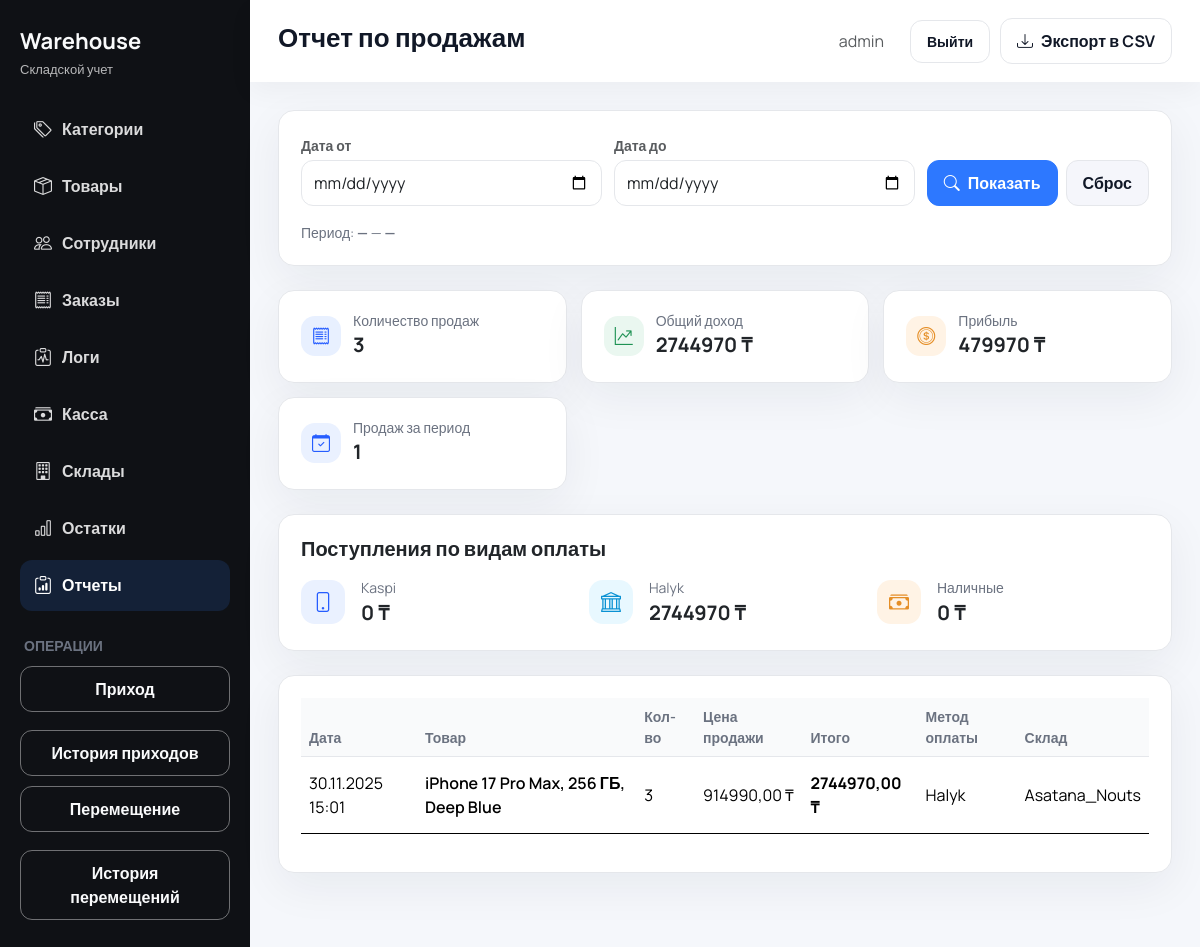
The page /reports/sales/ (signed in) on the database as committed earlier.
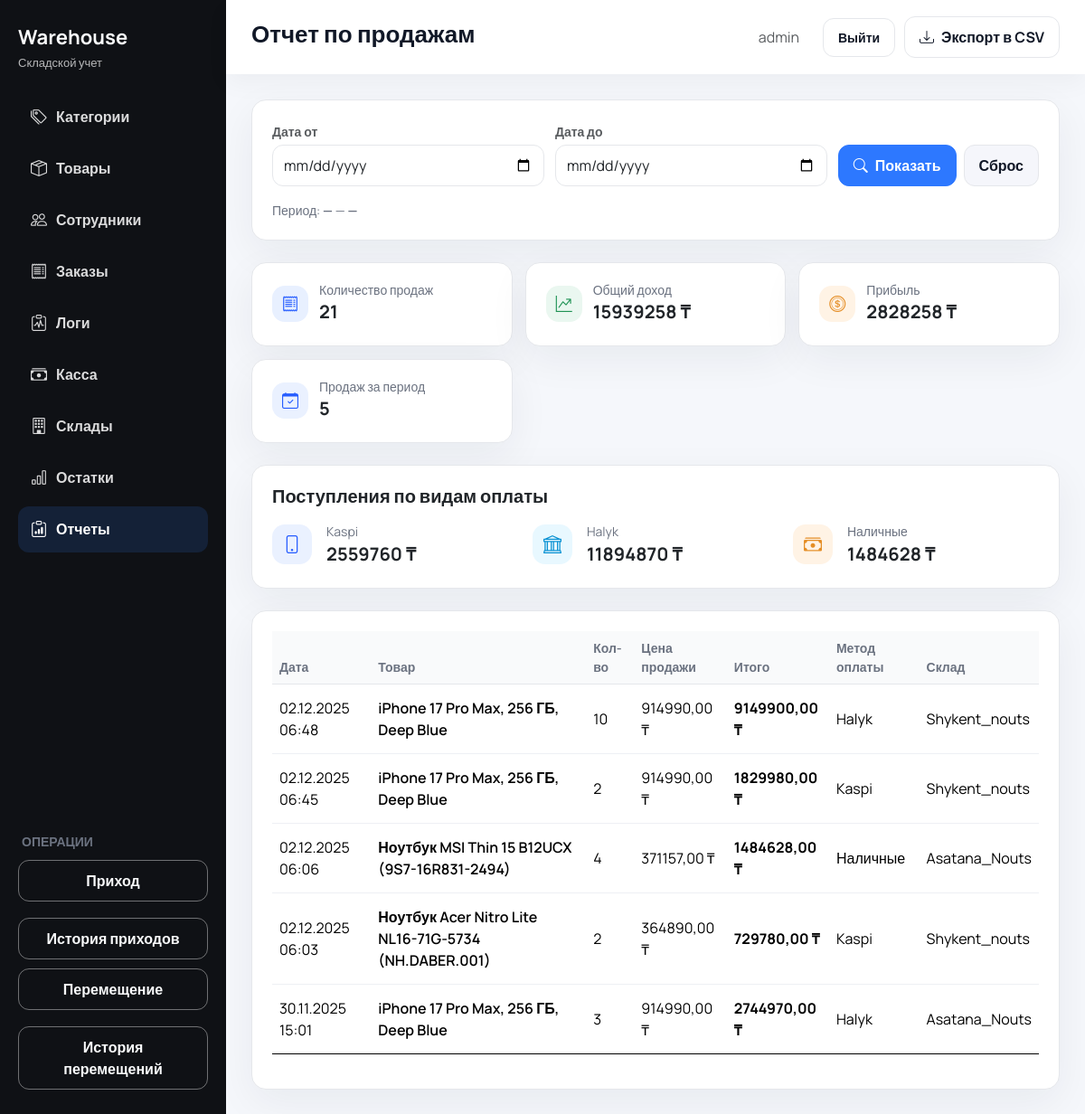
The same page on the database as committed later.
### inventory/models.py (models this page shows, shortened)
class Sale(models.Model):
    PAYMENT_METHODS = [
        ("kaspi", "Kaspi"),
        ("halyk", "Halyk"),
        ("cash", "Наличные"),
        ("mixed", "Смешанная"),
    ]
    product = models.ForeignKey(
        Product, on_delete=models.PROTECT, related_name="sales"
    )
    warehouse = models.ForeignKey(
        Warehouse, on_delete=models.CASCADE, related_name="sales"
    )
    quantity = models.PositiveIntegerField()
    price = models.DecimalField(max_digits=12, decimal_places=2, default=Decimal("0.00"))
    total = models.DecimalField(
        max_digits=12, decimal_places=2, editable=False, default=Decimal("0.00")
    )
    payment_method = models.CharField(max_length=10, choices=PAYMENT_METHODS)
    cash_amount = models.DecimalField(max_digits=12, decimal_places=2, default=Decimal("0.00"))
    halyk_amount = models.DecimalField(max_digits=12, decimal_places=2, default=Decimal("0.00"))
    kaspi_amount = models.DecimalField(max_digits=12, decimal_places=2, default=Decimal("0.00"))
    payment_details = models.CharField(max_length=255, blank=True)
    seller = models.ForeignKey(
        get_user_model(),
        null=True,
        blank=True,
        on_delete=models.SET_NULL,
        related_name="sales_made",
    )
    created_at = models.DateTimeField(auto_now_add=True, db_index=True)
    class Meta:
        ordering = ("-created_at",)
        verbose_name = "Продажа"
        verbose_name_plural = "Продажи"

class Product(models.Model):
    name = models.CharField(max_length=255)
    category = models.ForeignKey(
        Category, on_delete=models.PROTECT, related_name="products"
    )
    purchase_price = models.DecimalField(max_digits=12, decimal_places=2)
    selling_price = models.DecimalField(max_digits=12, decimal_places=2)
    photo = models.ImageField(upload_to="products/", blank=True, null=True)
    class Meta:
        ordering = ("name",)
        unique_together = ("name", "category")
        verbose_name = "Товар"
        verbose_name_plural = "Товары"

class Warehouse(models.Model):
    code = models.CharField(
        max_length=20,
        unique=True,
        default=generate_warehouse_code,
        editable=False,
    )
    name = models.CharField(max_length=150, unique=True)
    location = models.CharField(max_length=255)
    created_at = models.DateTimeField(auto_now_add=True)
    class Meta:
        ordering = ("name",)
        verbose_name = "Склад"
        verbose_name_plural = "Склады"

### inventory/views.py (the view, shortened to what this page needs)
# urls.py: path("reports/sales/", views.sales_report, name="sales_report"),
def sales_report(request):
    if not request.user.is_authenticated:
        return redirect("inventory:login")
    _require_access(request.user, "reports")
    employee_wh = _user_warehouse(request.user)
    sales = (
        Sale.objects.select_related("product", "warehouse")
        .order_by("-created_at")
    )
    if employee_wh and not request.user.is_superuser:
        sales = sales.filter(warehouse=employee_wh)
    form = SalesReportFilterForm(request.GET or None)
    start_date = end_date = None
    profit_expression = ExpressionWrapper(
        (F("price") - F("product__purchase_price")) * F("quantity"),
        output_field=DecimalField(max_digits=14, decimal_places=2),
    )
    sales = sales.annotate(profit=profit_expression)
    sales_count = sales.count()
    zero_decimal = Value(0, output_field=DecimalField(max_digits=14, decimal_places=2))
    raw_stats = sales.aggregate(
        total_qty=Coalesce(Sum("quantity"), 0),
        total_amount=Coalesce(Sum("total"), zero_decimal),
        total_profit=Coalesce(Sum("profit"), zero_decimal),
        kaspi_total=Coalesce(
            Sum("total", filter=Q(payment_method="kaspi")), zero_decimal
        ),
        halyk_total=Coalesce(
            Sum("total", filter=Q(payment_method="halyk")), zero_decimal
        ),
        cash_total=Coalesce(
            Sum("total", filter=Q(payment_method="cash")), zero_decimal
        ),
        mixed_total=Coalesce(
            Sum("total", filter=Q(payment_method="mixed")), zero_decimal
        ),
    )
    stats = {key: raw_stats.get(key, 0) or 0 for key in raw_stats}
    if request.GET.get("export") == "csv":
        return _export_sales_csv(sales)
    query_params = request.GET.copy()
    query_params["export"] = "csv"
    export_url = f"{reverse('inventory:sales_report')}?{query_params.urlencode()}"
    return render(
        request,
        "inventory/report_sales.html",
        {
            "form": form,
            "sales": sales,
            "stats": stats,
            "start_date": start_date,
            "end_date": end_date,
            "sales_count": sales_count,
            "export_url": export_url,
            "employee_wh": employee_wh,
        },
    )

### inventory/forms.py
class SalesReportFilterForm(StyledFormMixin, forms.Form):
    start_date = forms.DateField(
        required=False,
        label="Дата от",
        widget=forms.DateInput(attrs={"type": "date"}),
    )
    end_date = forms.DateField(
        required=False,
        label="Дата до",
        widget=forms.DateInput(attrs={"type": "date"}),
    )

### inventory/context_processors.py (called while the page is built)
def accessible_sections(request) -> dict[str, set[str]]:
    slugs: Set[str] = set()
    user = getattr(request, "user", None)
    if user and user.is_authenticated:
        if user.is_superuser:
            slugs = {
                "categories",
                "products",
                "warehouses",
                "employees",
                "stocks",
                "operations",
                "reports",
                "incoming",
                "movements",
                "sales",
                "orders",
                "logs",
            }
        else:
            employee = getattr(user, "employee_profile", None)
            if employee:
                slugs = set(employee.access_sections.values_list("slug", flat=True))
    return {"accessible_sections": slugs}

### inventory/templates/inventory/report_sales.html (shortened to what the changed rows need)
{% extends "inventory/base.html" %}
{% block page_title %}Отчет по продажам{% endblock %}
{% block content %}
<div class="stats-grid mb-4">
    <div class="card">
        <div class="card-body stat-card">
            <div>
                <h6>Количество продаж</h6>
                <strong>{{ stats.total_qty }}</strong>
            </div>
        </div>
    </div>
    <div class="card">
        <div class="card-body stat-card">
            <div>
                <h6>Общий доход</h6>
                <strong>{{ stats.total_amount }} ₸</strong>
            </div>
        </div>
    </div>
    <div class="card">
        <div class="card-body stat-card">
            <div>
                <h6>Прибыль</h6>
                <strong>{{ stats.total_profit }} ₸</strong>
            </div>
        </div>
    </div>
    <div class="card">
        <div class="card-body stat-card">
            <div>
                <h6>Продаж за период</h6>
                <strong>{{ sales_count }}</strong>
            </div>
        </div>
    </div>
</div>
<div class="card mb-4">
    <div class="card-body">
        <div class="row g-3">
            <div class="col-md-4">
                <div class="d-flex align-items-center gap-3">
                    <div>
                        <div class="muted small">Kaspi</div>
                        <div class="fw-bold fs-5">{{ stats.kaspi_total }} ₸</div>
                    </div>
                </div>
            </div>
            <div class="col-md-4">
                <div class="d-flex align-items-center gap-3">
                    <div>
                        <div class="muted small">Halyk</div>
                        <div class="fw-bold fs-5">{{ stats.halyk_total }} ₸</div>
                    </div>
                </div>
            </div>
            <div class="col-md-4">
                <div class="d-flex align-items-center gap-3">
                    <div>
                        <div class="muted small">Наличные</div>
                        <div class="fw-bold fs-5">{{ stats.cash_total }} ₸</div>
                    </div>
                </div>
            </div>
        </div>
    </div>
</div>
<div class="card">
    <div class="card-body">
        <div class="table-responsive">
            <table class="table table-modern align-middle">
                <thead>
                <tr>
                    <th>Дата</th>
                    <th>Товар</th>
                    <th>Кол-во</th>
                    <th>Цена продажи</th>
                    <th>Итого</th>
                    <th>Метод оплаты</th>
                    <th>Склад</th>
                </tr>
                </thead>
                <tbody>
                {% for sale in sales %}
                    <tr>
                        <td>{{ sale.created_at|date:"d.m.Y H:i" }}</td>
                        <td class="fw-semibold">{{ sale.product.name }}</td>
                        <td>{{ sale.quantity }}</td>
                        <td>{{ sale.price }} ₸</td>
                        <td class="fw-bold">{{ sale.total }} ₸</td>
                        <td>{{ sale.get_payment_method_display }}</td>
                        <td>{{ sale.warehouse.name }}</td>
                    </tr>
                {% empty %}
                    <tr>
                        <td colspan="7" class="text-center text-muted py-4">Продаж за выбранный период нет.</td>
                    </tr>
                {% endfor %}
                </tbody>
            </table>
        </div>
    </div>
</div>
{% endblock %}

Rows that differ between the two databases and show on the page:
added Sale: created_at "02.12.2025 06:48", product.name "iPhone 17 Pro Max, 256 ГБ, Deep Blue", quantity "10", price "914990,00", total "9149900,00", payment_method "Halyk", warehouse.name "Shykent_nouts"
added Sale: created_at "02.12.2025 06:45", product.name "iPhone 17 Pro Max, 256 ГБ, Deep Blue", quantity "2", price "914990,00", total "1829980,00", payment_method "Kaspi", warehouse.name "Shykent_nouts"
added Sale: created_at "02.12.2025 06:06", product.name "Ноутбук MSI Thin 15 B12UCX (9S7-16R831-2494)", quantity "4", price "371157,00", total "1484628,00", payment_method "Наличные", warehouse.name "Asatana_Nouts"
added Sale: created_at "02.12.2025 06:03", product.name "Ноутбук Acer Nitro Lite NL16-71G-5734 (NH.DABER.001)", quantity "2", price "364890,00", total "729780,00", payment_method "Kaspi", warehouse.name "Shykent_nouts"
Other text that changed with them:
{{ stats.total_qty }}: "3" → "21"
{{ stats.total_amount }}: "2744970" → "15939258"
{{ stats.total_profit }}: "479970" → "2828258"
{{ sales_count }}: "1" → "5"
{{ stats.kaspi_total }}: "0" → "2559760"
{{ stats.halyk_total }}: "2744970" → "11894870"
{{ stats.cash_total }}: "0" → "1484628"
